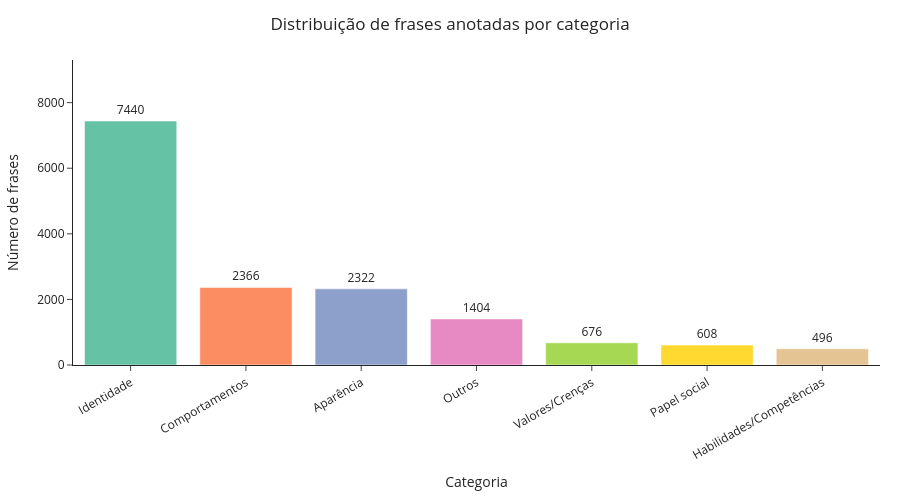

Notebook code cell kept with this figure:
### Code cell
# if not category_counts.empty:
#     fig = px.bar(
#         category_counts,
#         x='categoria',
#         y='frases',
#         text='frases',
#         title='Distribuição de frases anotadas por categoria',
#     )
#     fig.update_traces(texttemplate='%{text}', textposition='outside')
#     fig.update_layout(
#         yaxis_title='Número de frases',
#         xaxis_title='Categoria',
#         uniformtext_minsize=12,
#         uniformtext_mode='hide'
#     )
#     fig.show()
# else:
#     print('Sem categorias anotadas para exibir.')

LABELS = {
    "identidade": "Identidade",
    "aparencia": "Aparência",
    "papel_social": "Papel social",
    "habilidades": "Habilidades/Competências",
    "valores": "Valores/Crenças",
    "comportamentos": "Comportamentos",
    "outros": "Outros",
}

if not category_counts.empty:

    # Ordena pelas categorias mais frequentes
    category_counts = category_counts.sort_values('frases', ascending=False).copy()

    # Mapeia nomes amigáveis
    category_counts['label_categoria'] = category_counts['categoria'].map(LABELS)

    fig = px.bar(
        category_counts,
        x='categoria',
        y='frases',
        text='frases',   # <-- agora o texto é só o número
        title='Distribuição de frases anotadas por categoria',
        color='categoria',
        color_discrete_sequence=px.colors.qualitative.Set2
    )

    fig.update_traces(
        texttemplate='%{text}',
        textposition='outside',
        hovertemplate='<b>%{label_categoria}</b><br>Frases: %{y}<extra></extra>'
    )

    fig.update_layout(
        template='simple_white',
        showlegend=False,  # <-- remove legenda
        yaxis_title='Número de frases',
        xaxis_title='Categoria',
        uniformtext_minsize=12,
        uniformtext_mode='hide',
        title_x=0.5,
        margin=dict(l=40, r=20, t=60, b=80),
        height=500,
        xaxis=dict(
            tickangle=-30,
            tickmode='array',
            tickvals=category_counts['categoria'],
            ticktext=category_counts['label_categoria'],  # nomes amigáveis no eixo X
            categoryorder='total descending'
        )
    )

    # Mais espaço para o número no topo
    max_y = category_counts['frases'].max()
    fig.update_yaxes(range=[0, max_y * 1.25])

    fig.show()

else:
    print('Sem categorias anotadas para exibir.')

### Figure 1 — Plotly figure (JSON) as saved in the notebook; plotly's stock layout.template omitted (floating-point values rounded to 4 significant figures)
{"data": [{"hovertemplate": "<b>%{label_categoria}</b><br>Frases: %{y}<extra></extra>", "legendgroup": "identidade", "marker": {"color": "rgb(102,194,165)", "pattern": {"shape": ""}}, "name": "identidade", "orientation": "v", "showlegend": true, "text": [7440.0], "textposition": "outside", "texttemplate": "%{text}", "type": "bar", "x": ["identidade"], "xaxis": "x", "y": [7440], "yaxis": "y"}, {"hovertemplate": "<b>%{label_categoria}</b><br>Frases: %{y}<extra></extra>", "legendgroup": "comportamentos", "marker": {"color": "rgb(252,141,98)", "pattern": {"shape": ""}}, "name": "comportamentos", "orientation": "v", "showlegend": true, "text": [2366.0], "textposition": "outside", "texttemplate": "%{text}", "type": "bar", "x": ["comportamentos"], "xaxis": "x", "y": [2366], "yaxis": "y"}, {"hovertemplate": "<b>%{label_categoria}</b><br>Frases: %{y}<extra></extra>", "legendgroup": "aparencia", "marker": {"color": "rgb(141,160,203)", "pattern": {"shape": ""}}, "name": "aparencia", "orientation": "v", "showlegend": true, "text": [2322.0], "textposition": "outside", "texttemplate": "%{text}", "type": "bar", "x": ["aparencia"], "xaxis": "x", "y": [2322], "yaxis": "y"}, {"hovertemplate": "<b>%{label_categoria}</b><br>Frases: %{y}<extra></extra>", "legendgroup": "outros", "marker": {"color": "rgb(231,138,195)", "pattern": {"shape": ""}}, "name": "outros", "orientation": "v", "showlegend": true, "text": [1404.0], "textposition": "outside", "texttemplate": "%{text}", "type": "bar", "x": ["outros"], "xaxis": "x", "y": [1404], "yaxis": "y"}, {"hovertemplate": "<b>%{label_categoria}</b><br>Frases: %{y}<extra></extra>", "legendgroup": "valores", "marker": {"color": "rgb(166,216,84)", "pattern": {"shape": ""}}, "name": "valores", "orientation": "v", "showlegend": true, "text": [676.0], "textposition": "outside", "texttemplate": "%{text}", "type": "bar", "x": ["valores"], "xaxis": "x", "y": [676], "yaxis": "y"}, {"hovertemplate": "<b>%{label_categoria}</b><br>Frases: %{y}<extra></extra>", "legendgroup": "papel_social", "marker": {"color": "rgb(255,217,47)", "pattern": {"shape": ""}}, "name": "papel_social", "orientation": "v", "showlegend": true, "text": [608.0], "textposition": "outside", "texttemplate": "%{text}", "type": "bar", "x": ["papel_social"], "xaxis": "x", "y": [608], "yaxis": "y"}, {"hovertemplate": "<b>%{label_categoria}</b><br>Frases: %{y}<extra></extra>", "legendgroup": "habilidades", "marker": {"color": "rgb(229,196,148)", "pattern": {"shape": ""}}, "name": "habilidades", "orientation": "v", "showlegend": true, "text": [496.0], "textposition": "outside", "texttemplate": "%{text}", "type": "bar", "x": ["habilidades"], "xaxis": "x", "y": [496], "yaxis": "y"}], "layout": {"barmode": "relative", "height": 500, "legend": {"title": {"text": "categoria"}, "tracegroupgap": 0}, "margin": {"b": 80, "l": 40, "r": 20, "t": 60}, "showlegend": false, "title": {"text": "Distribuição de frases anotadas por categoria", "x": 0.5}, "uniformtext": {"minsize": 12, "mode": "hide"}, "xaxis": {"anchor": "y", "categoryarray": ["identidade", "comportamentos", "aparencia", "outros", "valores", "papel_social", "habilidades"], "categoryorder": "total descending", "domain": [0, 1], "tickangle": -30, "tickmode": "array", "ticktext": ["Identidade", "Comportamentos", "Aparência", "Outros", "Valores/Crenças", "Papel social", "Habilidades/Competências"], "tickvals": ["identidade", "comportamentos", "aparencia", "outros", "valores", "papel_social", "habilidades"], "title": {"text": "Categoria"}}, "yaxis": {"anchor": "x", "domain": [0, 1], "range": [0, 9300], "title": {"text": "Número de frases"}}}}
